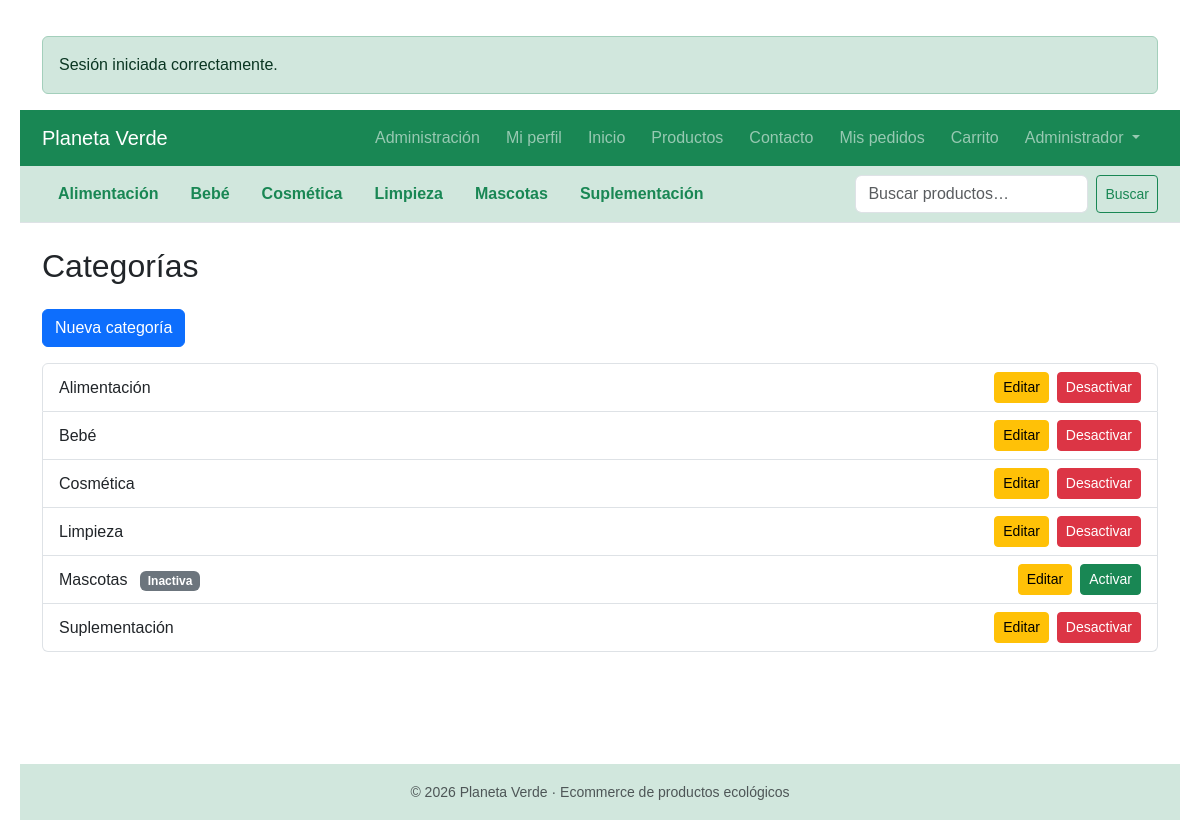
The page /index.php?controller=categoria&action=index (signed in) on the database its author committed.
### tables this page shows
CREATE TABLE `categorias` (
  `id_categoria` int(11) NOT NULL,
  `nombre` varchar(100) NOT NULL,
  `descripcion` varchar(255) DEFAULT NULL,
  `activo` tinyint(1) NOT NULL DEFAULT 1
);

### controllers/CategoriaController.php (called while the page is built, shortened)
<?php
require_once __DIR__ . '/../config/auth.php';
require_once __DIR__ . '/../models/Categoria.php';
class CategoriaController
{
    public function index()
    {
        $categorias = Categoria::getAll();
        require_once __DIR__ . '/../views/admin/categorias.php';
    }
}

### index.php (called while the page is built, shortened)
<?php
$action     = $_GET['action'] ?? 'index';
$controllerObject = new $controllerName();
$controllerObject->$action();

### config/auth.php (called while the page is built, shortened)
<?php
function usuarioLogueado() {
    return isset($_SESSION['usuario']);
}
function esEmpleado() {
    return usuarioLogueado() && in_array($_SESSION['usuario']['rol'], ['empleado','admin']);
}

### models/Categoria.php (called while the page is built, shortened)
<?php
class Categoria
{
    public static function getAll()
    {
        $pdo = get_conexion();
        $sql = "
        SELECT id_categoria, nombre, activo
        FROM categorias
        ORDER BY nombre
    ";
        $stmt = $pdo->prepare($sql);
        $stmt->execute();
        return $stmt->fetchAll(PDO::FETCH_ASSOC);
    }
}

### views/admin/categorias.php (the view)
<?php require_once __DIR__ . '/../partials/header.php'; ?>
<?php require_once __DIR__ . '/../partials/navbar.php'; ?>
<main class="container">
    <h2 class="my-4">Categorías</h2>
    <a href="index.php?controller=categoria&action=crear"
        class="btn btn-primary mb-3">Nueva categoría</a>
    <ul class="list-group">
        <?php foreach ($categorias as $cat): ?>
            <li class="list-group-item d-flex justify-content-between align-items-center">
                <span>
                    <?= htmlspecialchars($cat['nombre']) ?>
                    <?php if (!$cat['activo']): ?>
                        <span class="badge bg-secondary ms-2">Inactiva</span>
                    <?php endif; ?>
                </span>
                <div class="d-flex align-items-center">
                    <a href="index.php?controller=categoria&action=editar&id=<?= $cat['id_categoria'] ?>"
                        class="btn btn-sm btn-warning me-2">
                        Editar
                    </a>
                    <?php if ($cat['activo']): ?>
                        <a href="index.php?controller=categoria&action=desactivar&id=<?= $cat['id_categoria'] ?>"
                            class="btn btn-sm btn-danger">
                            Desactivar
                        </a>
                    <?php else: ?>
                        <a href="index.php?controller=categoria&action=activar&id=<?= $cat['id_categoria'] ?>"
                            class="btn btn-sm btn-success">
                            Activar
                        </a>
                    <?php endif; ?>
                </div>
            </li>
        <?php endforeach; ?>
    </ul>
</main>
<?php require_once __DIR__ . '/../partials/footer.php'; ?>

### views/partials/navbar.php (shortened to what this page needs)
<?php
require_once __DIR__ . '/../../config/auth.php';
?>
<nav class="navbar navbar-expand-lg navbar-dark bg-success">
    <div class="container">
        <a class="navbar-brand" href="index.php?controller=home&action=index">
            Planeta Verde
        </a>
        <div class="collapse navbar-collapse" id="menu">
            <ul class="navbar-nav ms-auto">
                <?php if (esEmpleado()): ?>
                    <li class="nav-item">
                        <a class="nav-link"
                            href="index.php?controller=admin&action=index">
                            Administración
                        </a>
                    </li>
                <?php endif; ?>
                <?php if (isset($_SESSION['usuario'])): ?>
                    <a href="index.php?controller=usuario&action=perfil" class="nav-link">
                        Mi perfil
                    </a>
                <?php endif; ?>
                <li class="nav-item">
                    <a class="nav-link"
                        href="index.php?controller=home&action=index">
                        Inicio
                    </a>
                </li>
                <li class="nav-item">
                    <a class="nav-link"
                        href="index.php?controller=producto&action=index">
                        Productos
                    </a>
                </li>
                <li class="nav-item">
                    <a class="nav-link"
                        href="index.php?controller=contacto&action=index">
                        Contacto
                    </a>
                </li>
                <?php if (isset($_SESSION['usuario'])): ?>
                    <li class="nav-item">
                        <a class="nav-link"
                            href="index.php?controller=cliente&action=pedidos">
                            Mis pedidos
                        </a>
                    </li>
                <?php endif; ?>
                <li class="nav-item">
                    <a class="nav-link"
                        href="index.php?controller=carrito&action=index">
                        Carrito
                    </a>
                </li>
                <?php if (isset($_SESSION['usuario'])): ?>
                    <li class="nav-item dropdown">
                        <a class="nav-link dropdown-toggle"
                            href="#"
                            role="button"
                            data-bs-toggle="dropdown">
                            <?= htmlspecialchars($_SESSION['usuario']['nombre']) ?>
                        </a>
                    </li>
                <?php endif; ?>
            </ul>
        </div>
    </div>
</nav>
<?php if (!empty($categorias)): ?>
    <div class="bg-success-subtle border-bottom">
        <div class="container">
            <div class="d-flex justify-content-between align-items-center py-2">
                <ul class="nav">
                    <?php foreach ($categorias as $categoria): ?>
                        <?php
                        $activa = ($idCategoria ?? null) == $categoria['id_categoria'];
                        ?>
                        <li class="nav-item">
                            <a class="nav-link fw-semibold
                   <?= $activa ? 'text-white bg-success rounded px-2' : 'text-success' ?>"
                                href="index.php?controller=producto&action=index&id_categoria=<?= $categoria['id_categoria'] ?>">
                                <?= htmlspecialchars($categoria['nombre']) ?>
                            </a>
                        </li>
                    <?php endforeach; ?>
                </ul>
                <form method="get"
                    action="index.php"
                    class="d-flex"
                    role="search">
                    <input class="form-control form-control-xl me-2"
                        type="search"
                        name="q"
                        placeholder="Buscar productos…"
                        value="<?= htmlspecialchars($_GET['q'] ?? '') ?>">
                    <button class="btn btn-outline-success btn-sm">
                        Buscar
                    </button>
                </form>
            </div>
        </div>
    </div>
<?php endif; ?>

### public/css/estilos.css (style rules this page uses)
body { font-family: Arial, sans-serif; margin: 20px; }
nav a { margin-right: 10px; }

### rows shown on the page
categorias: nombre "Alimentación"
categorias: nombre "Bebé"
categorias: nombre "Cosmética"
categorias: nombre "Limpieza"
categorias: nombre "Mascotas", activo "Inactiva"
categorias: nombre "Suplementación"

### other values the page prints
$flash['mensaje'] "Sesión iniciada correctamente."
$_SESSION['usuario']['nombre'] "Administrador"
